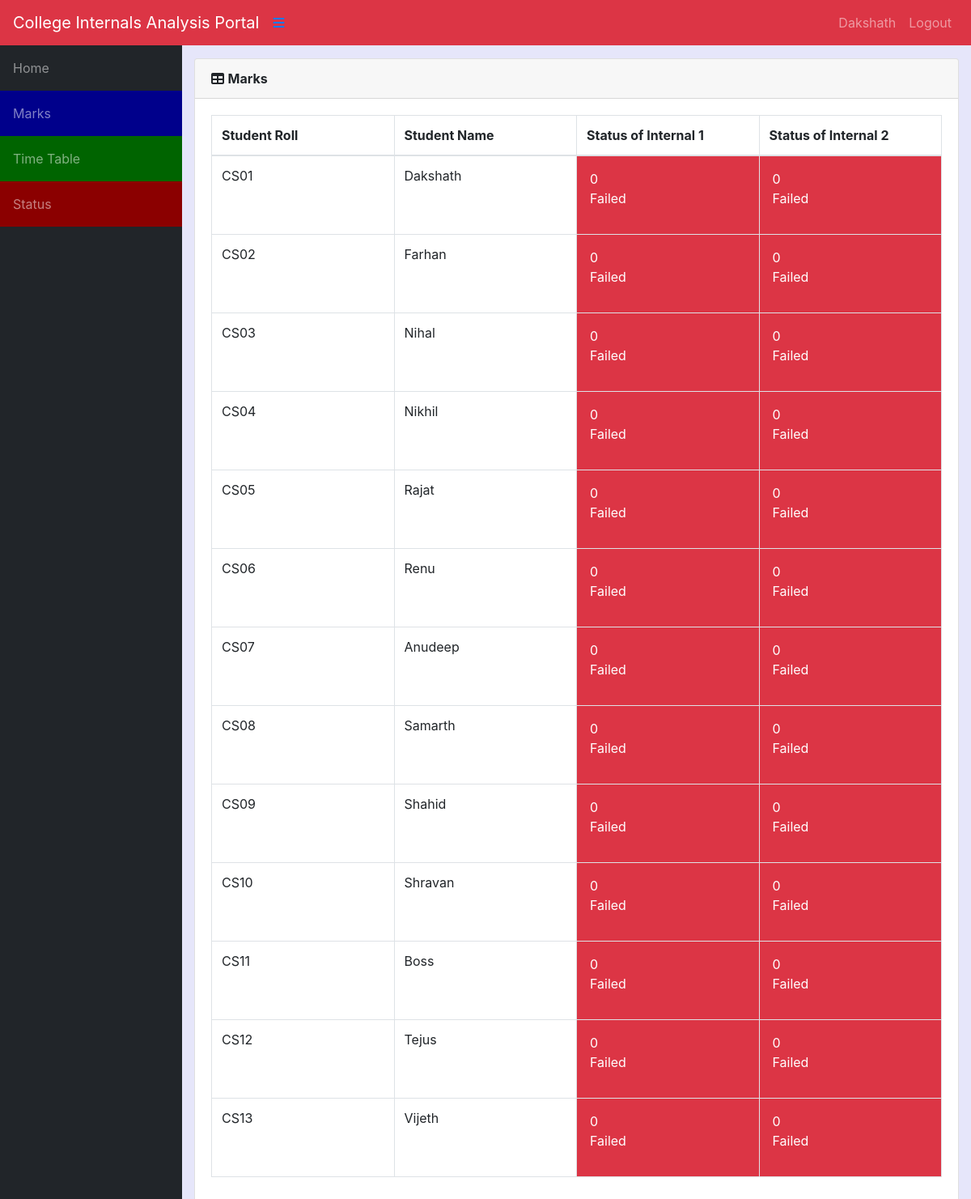
Page /teacher/4/Report/ (signed in) on the committed database.
### info/models.py (models this page shows, shortened)
class User(AbstractUser):
    @property
    def is_student(self):
        if hasattr(self, 'student'):
            return True
        return False

class Student(models.Model):
    user = models.OneToOneField(User, on_delete=models.CASCADE, null=True)
    class_id = models.ForeignKey(Class, on_delete=models.CASCADE, default=1)
    Rollno = models.CharField(primary_key='True', max_length=100)
    name = models.CharField(max_length=200)
    gender = models.CharField(max_length=50, choices=gender_choice, default='Female')
    DOB = models.DateField(default='2001-01-01')

class StudentCourse(models.Model):
    student = models.ForeignKey(Student, on_delete=models.CASCADE)
    course = models.ForeignKey(Course, on_delete=models.CASCADE)
    class Meta:
        unique_together = (('student', 'course'),)
        verbose_name_plural = 'Marks'
    def get_cie(self):
        marks_list = self.marks_set.all()
        m = []
        for mk in marks_list:
            m.append(mk.marks1)
            print(marks_list)
        cie = sum(m[:3])
        return cie
    def get_result(self):
        marks_list2 = self.marks_set.all()
        m1 = []
        for mk in marks_list2:
            m1.append(mk.marks1)
        result =sum(m1[3:6])
        return result

class Marks(models.Model):
    studentcourse = models.ForeignKey(StudentCourse, on_delete=models.CASCADE)
    name = models.CharField(max_length=50, choices=test_name, default='Internal test 1')
    marks1 = models.IntegerField(default=0, validators=[MinValueValidator(0), MaxValueValidator(30)])
    class Meta:
        unique_together = (('studentcourse', 'name'),)

### info/views.py (the view)
# urls.py: path('teacher/<int:assign_id>/Report/', views.t_report, name='t_report'),
@login_required()
def t_report(request, assign_id):
    ass = get_object_or_404(Assign, id=assign_id)
    sc_list = []
    for stud in ass.class_id.student_set.all():
        a = StudentCourse.objects.get(student=stud, course=ass.course)
        sc_list.append(a)
    return render(request,'info/t_report.html', {'sc_list': sc_list})

### info/templates/info/t_report.html
{% extends 'info/base.html' %}
    {% load static %}
    {% block content %}
                  <div class="card mb-10">
            <div class="card-header">
              <i class="fas fa-table"></i>
            <b>Marks</b></div>
            <div class="card-body">
              <div class="table-responsive">
                <table class="table table-bordered" id="dataTable" width="100%" cellspacing="0">
                  <thead>
                    <tr>
                        <th style="width:20%">Student Roll</th>
                        <th style="width:20%">Student Name</th>
                        <th style="width:20%">Status of Internal 1</th>
                        <th style="width:20%">Status of Internal 2</th>
                  </thead>
                  <tbody>
                    {% for sc in sc_list %}
                    <tr>
                        <td>{{ sc.student_id }}</td>
                        <td>{{ sc.student.name }}</td>
                        {% if sc.get_cie <= 12  %}
                            <td class="p-3 mb-2 bg-danger text-white">{{ sc.get_cie }} <p>Failed</p></td>
                        {% else %}
                            <td class="p-3 mb-2 bg-success text-white">{{ sc.get_cie }} <p>Passed</p></td>
                        {% endif %}
                        {% if sc.get_result <= 12 %}
                            <td class="p-3 mb-2 bg-danger text-white">{{ sc.get_result }} <p>Failed</p></td>
                        {% else %}
                            <td class="p-3 mb-2 bg-success text-white">{{ sc.get_result }} <p>Passed</p></td>
                        {% endif %}
                    </tr>
                    {% empty %}
                            <p>student has no courses</p>
                    {% endfor %}
                  </tbody>
                </table>
              </div>
            </div>
          </div>
    {% endblock %}

### info/templates/info/base.html (shortened to what this page needs)
<!DOCTYPE html>
<html lang="en">
  <head>
      {% load static %}
    <link href="{% static '/info/bootstrap/vendor/bootstrap/css/bootstrap.min.css' %}" rel="stylesheet">
    <link href="{% static '/info/bootstrap/vendor/fontawesome-free/css/all.min.css' %}" rel="stylesheet" type="text/css">
    <link href="{% static '/info/bootstrap/vendor/datatables/dataTables.bootstrap4.css' %}" rel="stylesheet">
    <link href="{% static '/info/bootstrap/css/sb-admin.css' %}" rel="stylesheet">
  </head>
  <body id="page-top" style="background-color: Lavender">
    <nav class="navbar navbar-expand-sm bg-danger navbar-dark">
      <a class="navbar-brand mr-1" href="{% url 'index' %}"> College Internals Analysis Portal</a>
      <button class="btn btn-link btn-md text-pink order-1 order-sm-0" id="sidebarToggle" href="#">
        <i class="fas fa-bars"></i>
      </button>
        <div class="collapse navbar-collapse" id="navbarResponsive">
          <ul class="navbar-nav ml-auto">
            <li class="nav-item">
                {% if request.user.is_student %}
                    <a class="nav-link text-capitalize">{{ request.user.student.name }}</a>
                {% elif request.user.is_teacher %}
                    <a class="nav-link text-capitalize">{{ request.user.teacher.name }}</a>
                {% endif %}
            </li>
            <li class="nav-item">
                <a class="nav-link" href="#" data-toggle="modal" data-target="#logoutModal">Logout</a>
            </li>
          </ul>
        </div>
    </nav>
    <div id="wrapper">
      <ul class="sidebar navbar-nav">
            <li class="nav-item">
              <a class="nav-link" href="{% url 'index' %}">
                <span>Home</span>
              </a>
            </li>
        {% if request.user.is_student %}
            <li class="nav-item" style="background-color: darkblue">
              <a class="nav-link" href="{% url 'marks_list' request.user.student.Rollno %}">
                <span>Marks</span>
              </a>
            </li>
              <li class="nav-item" style="background-color: darkgreen">
              <a class="nav-link" href="{% url 'timetable' request.user.student.class_id_id %}">
                <span>Time Table</span>
              </a>
            </li>
            <li class="nav-item" style="background-color: darkred">
              <a class="nav-link" href="{% url 'marks_feedback' request.user.student.Rollno %}">
                <span>Status</span>
              </a>
            </li>
        {% endif %}
      </ul>
      <div id="content-wrapper">
        <div class="container-fluid">
            {% block content %}
            {% endblock %}
        </div>
      </div>
    </div>
  </body>
</html>

### rows in the picture
User: user.student.name "Dakshath"
StudentCourse: student_id "CS01", student.name "Dakshath", get_cie "0", get_result "0"
StudentCourse: student_id "CS02", student.name "Farhan", get_cie "0", get_result "0"
StudentCourse: student_id "CS03", student.name "Nihal", get_cie "0", get_result "0"
StudentCourse: student_id "CS04", student.name "Nikhil", get_cie "0", get_result "0"
StudentCourse: student_id "CS05", student.name "Rajat", get_cie "0", get_result "0"
StudentCourse: student_id "CS06", student.name "Renu", get_cie "0", get_result "0"
StudentCourse: student_id "CS07", student.name "Anudeep", get_cie "0", get_result "0"
StudentCourse: student_id "CS08", student.name "Samarth", get_cie "0", get_result "0"
StudentCourse: student_id "CS09", student.name "Shahid", get_cie "0", get_result "0"
StudentCourse: student_id "CS10", student.name "Shravan", get_cie "0", get_result "0"
StudentCourse: student_id "CS11", student.name "Boss", get_cie "0", get_result "0"
StudentCourse: student_id "CS12", student.name "Tejus", get_cie "0", get_result "0"
StudentCourse: student_id "CS13", student.name "Vijeth", get_cie "0", get_result "0"
